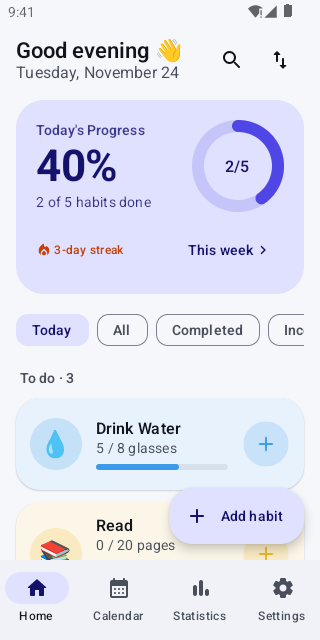
#> input picture store-assets/raw/store_en_light_01_home.png, 320 x 640 px; its folder holds 2 pictures in this run
$ python frame_screenshots.py ../raw ../raw/store_en_light_03_details.png
#> lines starting #> are read from the running program, lines starting #| are printed output that depends on the picture; after the words box and inside, x2 and y2 are one past the last pixel; in counts of white or black regions, pixels touching at a corner belong together
#!/usr/bin/env python3
"""Turns raw app screenshots into Google Play phone screenshots (1080x1920, 9:16) with a caption.

Usage: frame_screenshots.py <input_dir> <output_dir>
Input files are the `store_<lang>_light_NN_name.png` screenshots printed by the CI screenshot tour.
Requires Pillow and a font with Latin + Cyrillic (Inter or DejaVu Sans).
"""
import os
import sys

from PIL import Image, ImageDraw, ImageFilter, ImageFont

W, H = 1080, 1920
TOP = (99, 91, 255)       # brand indigo
BOTTOM = (61, 52, 176)

CAPTIONS = {
    "en": {
        "01_home": "Build habits that stick",
        "03_details": "Streaks that keep you going",
        "06_calendar": "See every day at a glance",
        "07_stats": "Statistics that show real progress",
        "09_weekly": "Your week in one view",
        "09b_achievements": "Unlock 19 achievements",
        "09c_reports": "Your month in review",
        "13_form": "Track anything: water, reading, sport",
        "plans": "Unlock everything with Premium",
    },
    "ru": {
        "01_home": "Привычки, которые остаются с вами",
        "03_details": "Серии, которые мотивируют",
        "06_calendar": "Каждый день как на ладони",
        "07_stats": "Статистика реального прогресса",
        "09_weekly": "Вся неделя на одном экране",
        "09b_achievements": "Собери 19 достижений",
        "09c_reports": "Отчёты и итоги месяца",
        "13_form": "Вода, чтение, спорт — что угодно",
        "plans": "Всё и сразу с Premium",
    },
}

FONT_CANDIDATES = [
    "/usr/share/fonts/opentype/inter/Inter-Bold.otf",
    "/usr/share/fonts/truetype/dejavu/DejaVuSans-Bold.ttf",
]


def font(size):
    for path in FONT_CANDIDATES:
        if os.path.exists(path):
            return ImageFont.truetype(path, size)
    return ImageFont.load_default()


def gradient():
    img = Image.new("RGB", (W, H), TOP)
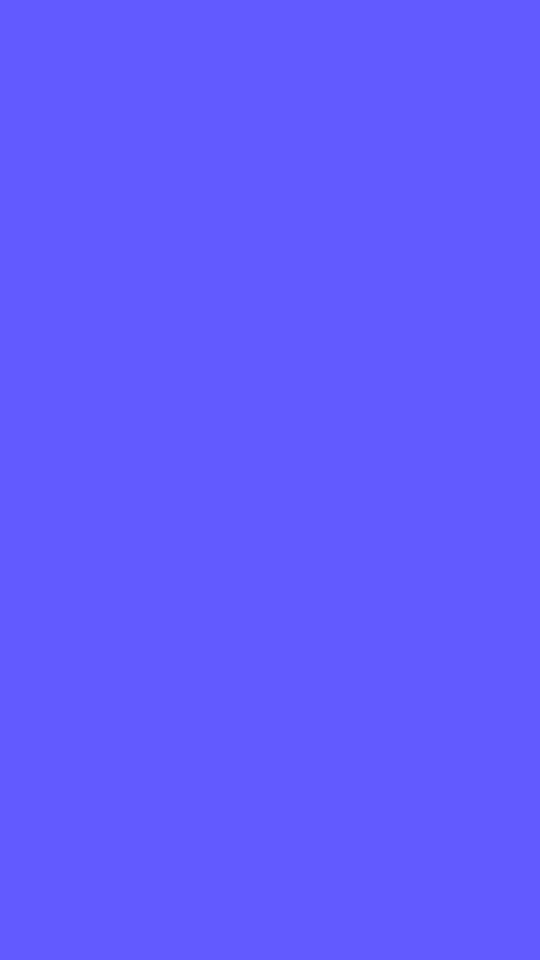
#> img: PIL image 1080x1920 RGB (shown at 1/2 size); mean R, G, B 99, 91, 255
    draw = ImageDraw.Draw(img)
    for y in range(H):
        t = y / (H - 1)
        color = tuple(int(TOP[i] + (BOTTOM[i] - TOP[i]) * t) for i in range(3))
        draw.line([(0, y), (W, y)], fill=color)
    return img


def wrap(draw, text, fnt, max_width):
    words, lines, line = text.split(), [], ""
    for word in words:
        candidate = (line + " " + word).strip()
        if draw.textlength(candidate, font=fnt) <= max_width:
            line = candidate
        else:
            lines.append(line)
            line = word
    lines.append(line)
    return lines


def rounded(img, radius):
    mask = Image.new("L", img.size, 0)
    ImageDraw.Draw(mask).rounded_rectangle([0, 0, img.size[0] - 1, img.size[1] - 1], radius, fill=255)
    out = Image.new("RGBA", img.size)
    out.paste(img, (0, 0), mask)
    return out


def frame(src_path, caption, out_path):
    canvas = gradient().convert("RGBA")
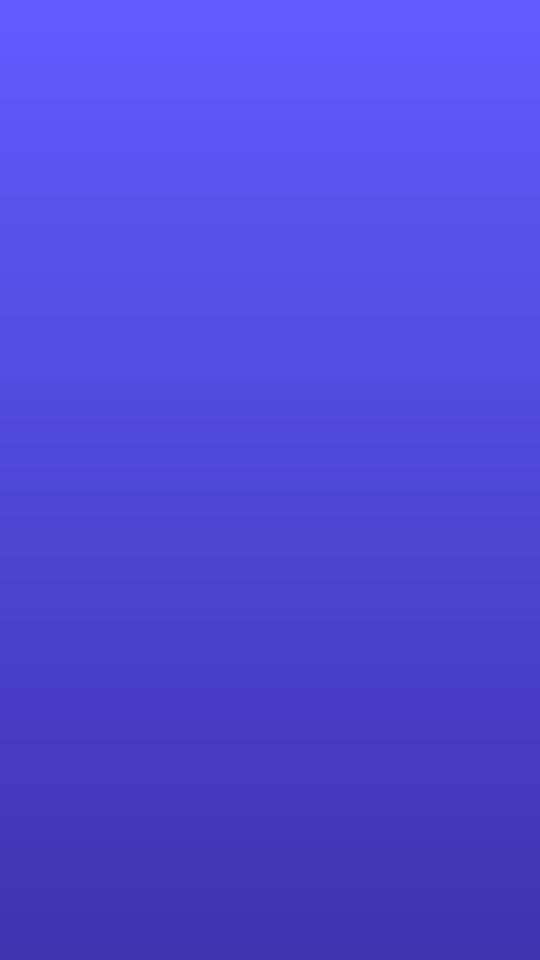
#> canvas: PIL image 1080x1920 RGBA (shown at 1/2 size); mean R, G, B, A 79.5, 71, 215, 255
    draw = ImageDraw.Draw(canvas)
    fnt = font(76)
    lines = wrap(draw, caption, fnt, W - 160)
#> lines = ['Build habits that stick']
    y = 110
    for line in lines:
        w = draw.textlength(line, font=fnt)
        draw.text(((W - w) / 2, y), line, font=fnt, fill="white")
        y += 96
#> this loop made 1 pass
#> (line, w, y) on pass 1: ('Build habits that stick', 797.5, 206)
#> after the loop, y = 206
    shot = Image.open(src_path).convert("RGB")
#> shot is the input picture: PIL image 320x640 RGB; mean R, G, B 226.7, 228.6, 243.3
    target_h = H - (y + 60)
#> target_h = 1654
    scale = target_h / shot.height
#> scale = 2.58
    shot = shot.resize((int(shot.width * scale), target_h), Image.LANCZOS)
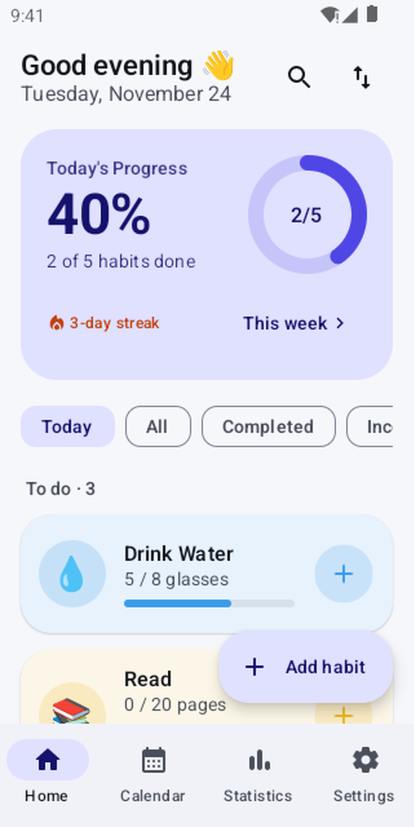
#> shot: PIL image 827x1654 RGB (shown at 1/2 size); mean R, G, B 226.7, 228.6, 243.1
    phone = rounded(shot, 48)
#> in rounded, `mask = Image.new("L", img.size, 0)`: mask: PIL image 827x1654 L; every value is 0
#> in rounded, `ImageDraw.Draw(mask).rounded_rectangle([0, 0, img.size[0] - 1, img.siz..`:
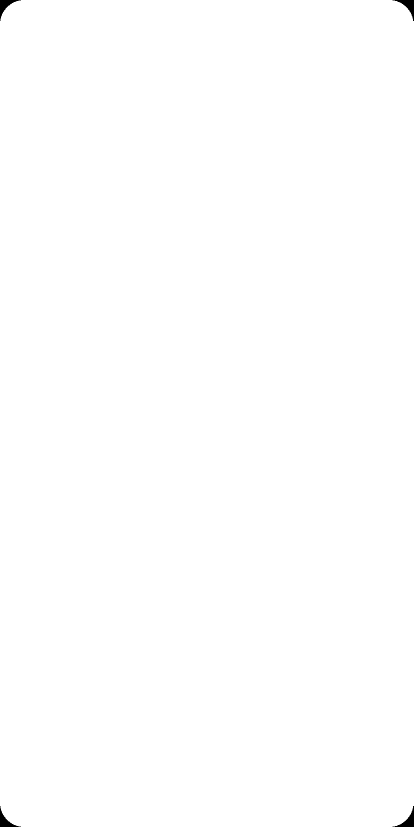
#> mask: PIL image 827x1654 L (shown at 1/2 size); 99.9% white; 4 black regions, box (x1, y1, x2, y2) and area: (0, 0, 42, 42) 508, (785, 0, 827, 42) 508, (0, 1612, 42, 1654) 508, (785, 1612, 827, 1654) 508
#> in rounded, `out = Image.new("RGBA", img.size)`: out: PIL image 827x1654 RGBA; every value is 0
    x = (W - phone.width) // 2
#> x = 126
    top = y + 60
#> top = 266
    shadow = Image.new("RGBA", canvas.size, (0, 0, 0, 0))
#> shadow: PIL image 1080x1920 RGBA; every value is 0
    ImageDraw.Draw(shadow).rounded_rectangle(
        [x + 6, top + 18, x + phone.width + 6, top + phone.height + 18], 48, fill=(0, 0, 0, 90))
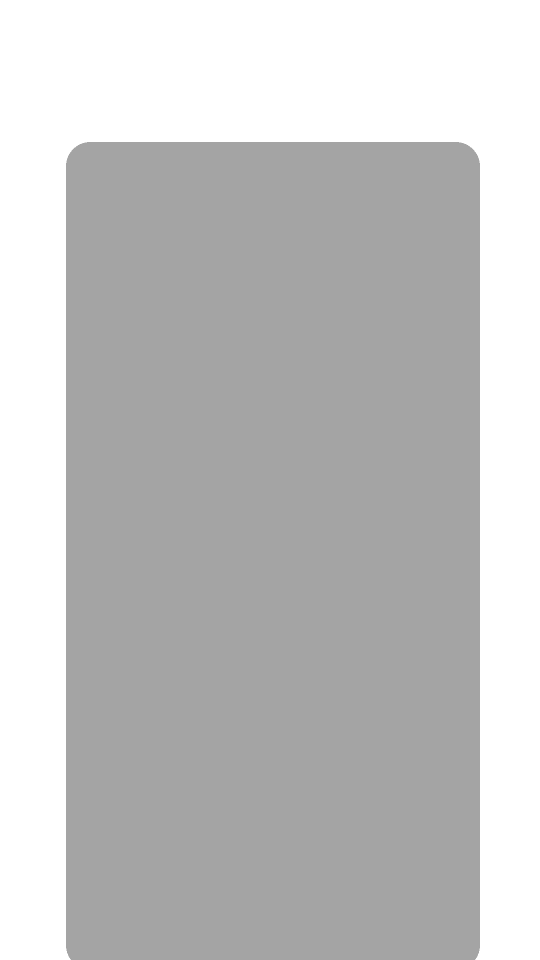
#> shadow: PIL image 1080x1920 RGBA (shown at 1/2 size); mean R, G, B, A 0, 0, 0, 58.7; transparent parts drawn white
    canvas = Image.alpha_composite(canvas, shadow.filter(ImageFilter.GaussianBlur(24)))
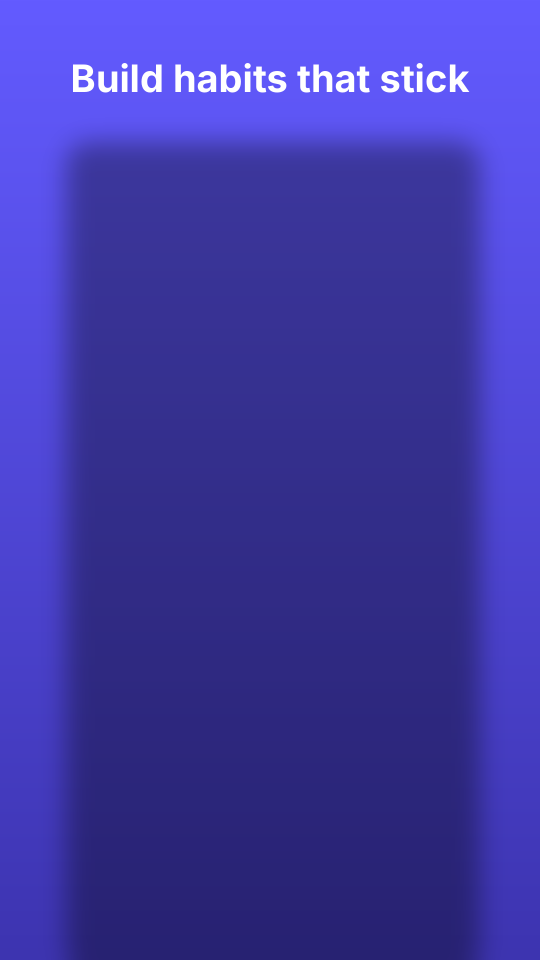
#> canvas: PIL image 1080x1920 RGBA (shown at 1/2 size); mean R, G, B, A 63.3, 56.8, 166.9, 255
    canvas.paste(phone, (x, top), phone)
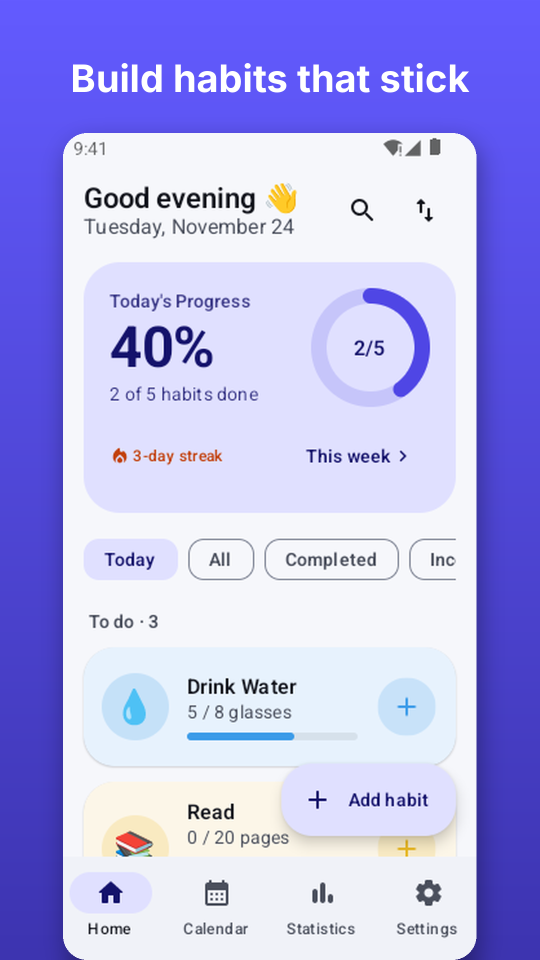
#> canvas: PIL image 1080x1920 RGBA (shown at 1/2 size); mean R, G, B, A 179.2, 177.6, 235.8, 255
    canvas.convert("RGB").save(out_path, "PNG", optimize=True)


def main(src_dir, out_dir):
    os.makedirs(out_dir, exist_ok=True)
    made = 0
    for name in sorted(os.listdir(src_dir)):
        if not (name.startswith("store_") and name.endswith(".png")):
            continue
        stem = name[len("store_"):-4]            # en_light_01_home | plans_light
        if stem.startswith("plans_"):
            continue
        lang, _, key = stem.split("_", 2)
        caption = CAPTIONS.get(lang, {}).get(key)
        if caption is None:
            continue
        frame(os.path.join(src_dir, name), caption, os.path.join(out_dir, f"{lang}_{key}.png"))
        made += 1
#> pass 2 of the loop in main, `for name in sorted(os.listdir(src_dir)):`:
#> lines = ['Streaks that keep you', 'going']
#> the loop in frame (call 2), `for line in lines:` made 2 passes
#> (line, w, y) on passes 1 to 2: ('Streaks that keep you', 803.9, 206), ('going', 210.5, 302)
#> after the loop in frame (call 2), `for line in lines:`: y = 302
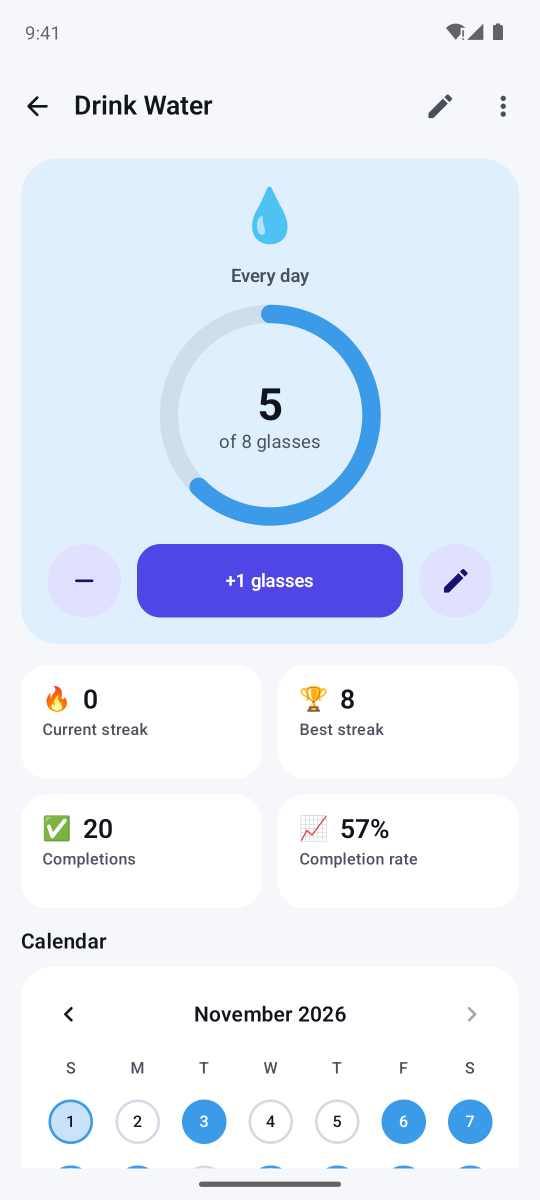
#> input picture store-assets/raw/store_en_light_03_details.png, 1080 x 2400 px (shown at 1/2 size)
#> in frame, shot is the input picture: PIL image 1080x2400 RGB; mean R, G, B 229.8, 236.7, 248.8
#> target_h = 1558
#> scale = 0.649
#> shot: PIL image 701x1558 RGB
#> in rounded (call 2), `ImageDraw.Draw(mask).rounded_rectangle([0, 0, img.size[0] - 1, img.siz..`:
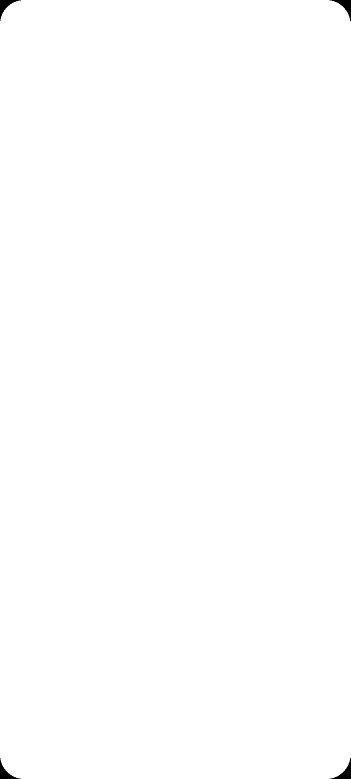
#> mask: PIL image 701x1558 L (shown at 1/2 size); 99.8% white; 4 black regions, box (x1, y1, x2, y2) and area: (0, 0, 42, 42) 508, (659, 0, 701, 42) 508, (0, 1516, 42, 1558) 508, (659, 1516, 701, 1558) 508
#> top = 362
#> in frame (call 2), `canvas.paste(phone, (x, top), phone)`:
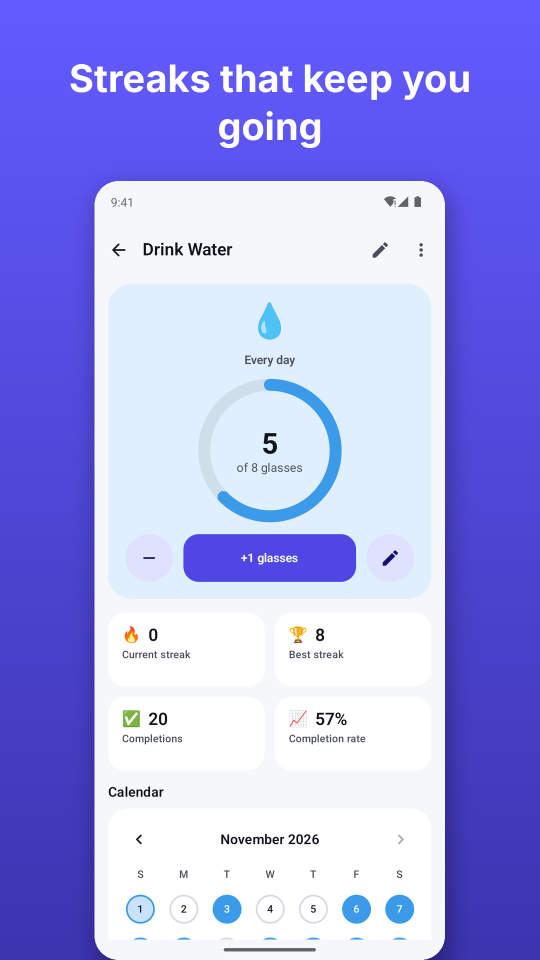
#> canvas: PIL image 1080x1920 RGBA (shown at 1/2 size); mean R, G, B, A 161.7, 161.5, 235.5, 255
    print(f"{made} screenshots written to {out_dir}")


if __name__ == "__main__":
    main(sys.argv[1], sys.argv[2])
